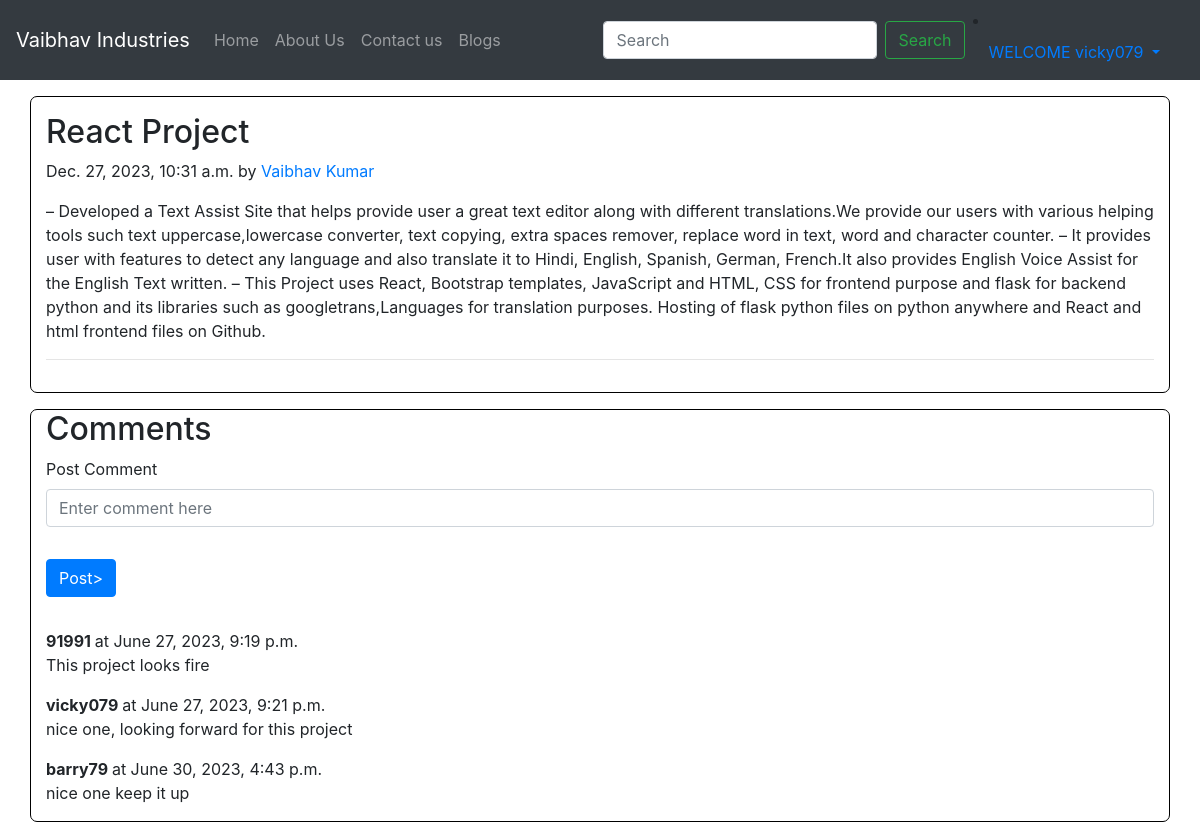
/blog/Text-Assist (signed in), run on the app's committed database.
### vaibhav_app/models.py (models this page shows, shortened)
class Post(models.Model):
    sno=models.AutoField(primary_key=True)
    title=models.CharField(max_length=255)
    author=models.CharField(max_length=14)
    slug=models.CharField(max_length=130)
    timeStamp=models.DateTimeField(blank=True)
    content=models.TextField()

class BlogComment(models.Model):
    sno= models.AutoField(primary_key=True)
    comment=models.TextField()
    user=models.ForeignKey(User, on_delete=models.CASCADE)          # For User "from django.contrib.auth.models import User"from django.utils.timezone import now
    post=models.ForeignKey(Post, on_delete=models.CASCADE)
    parent=models.ForeignKey('self',on_delete=models.CASCADE, null=True )
    timestamp= models.DateTimeField(default=now)                    # For now from django.utils.timezone import now

### vaibhav_app/views.py (the view)
# urls.py: path('blog/<str:slug>', views.blogPost, name='blogPost'),
def blogPost(request, slug):
    post=Post.objects.filter(slug=slug).first()
    comments= BlogComment.objects.filter(post=post)
    context={'post':post, 'comments': comments}
    return render(request, "blogPost.html", context)

### templates/blogPost.html (shortened to what this page needs)
{% extends 'base.html' %}
{% block body %}
<div class="container my-3 py-3" style="background-color:white; border: 1px solid black; border-radius:7px">
<div class="blog-post">
        <h2 class="blog-post-title">{{post.title}}</h2>
        <p class="blog-post-meta">{{post.timeStamp}} by <a href="/about">{{post.author}}</a></p>
        <p>{{post.content}}</p>
        <hr>
    </div>
</div>
<div class="container my-3" style="background-color:white; border: 1px solid black; border-radius:7px">
    <h2> Comments</h2>
    <form action="/postComment" method="post">
        <div class="form-group">
            <label for="exampleInputEmail1">Post Comment </label>
            <input type="text" class="form-control" name="comment" placeholder="Enter comment here">
        </div>
        <button type="submit" class="btn btn-primary my-3">Post> </button>
    </form>
    {% for comment in comments %}
    <div class="row my-3">
        <div class="col ">
        <b> {{comment.user.username}} </b> at {{comment.timestamp}}
        <div>   {{comment.comment}} </div>
    </div>
    </div>
    {% endfor %}
</div>
 {% endblock %}

### templates/base.html (shortened to what this page needs)
<!doctype html>
<html lang="en">
  <head>
    <link rel="stylesheet" href="https://stackpath.bootstrapcdn.com/bootstrap/4.4.1/css/bootstrap.min.css">
  </head>
  <body>
<nav class="navbar navbar-expand-lg navbar-dark bg-dark">
  <a class="navbar-brand" href="#">Vaibhav Industries</a>
  <div class="collapse navbar-collapse" id="navbarSupportedContent">
    <ul class="navbar-nav mr-auto">
      <li class="nav-item {% block homeactive %}{% endblock homeactive %}">
        <a class="nav-link" href="/">Home <span class="sr-only">(current)</span></a>
      </li>
      <li class="nav-item {% block aboutactive %}{% endblock aboutactive %}">
        <a class="nav-link" href="/about">About Us</a>
      </li>
      <li class="nav-item {% block contactactive %}{% endblock contactactive %}">
        <a class="nav-link" href="/contacts">Contact us</a>
      </li>
      <li class="nav-item {% block blogactive %}{% endblock blogactive %}">
        <a class="nav-link" href="/blog">Blogs</a>
      </li>
    </ul>
    <form method="get" action="/search" class="form-inline mr-2">
      <input class="form-control mr-sm-2" type="search" placeholder="Search" aria-label="Search" name="query" id="query">
      <button class="btn btn-outline-success my-2 my-sm-0" type="submit" >Search</button>
    </form>
    {% if user.is_authenticated %}
    <li class="nav-item dropdown mr-2">
      <a class="nav-link dropdown-toggle" href="#" id="navbarDropdown" role="button" data-toggle="dropdown" aria-haspopup="true" aria-expanded="false">
        WELCOME {{request.user}}
      </a>
    </li>
    </div>
    {% endif %}
</nav>
{% block body %} {% endblock body %}
  </body>
</html>

### data on the page
Post: title "React Project", timeStamp "Dec. 27, 2023, 10:31 a.m.", author "Vaibhav Kumar", content "– Developed a Text Assist Site that helps provide user a great text editor along with different translations.We provide our users with various helping tools such text uppercase,lowercase converter, text copying, extra spaces remover, replace word in text, word and character counter. – It provides user with features to detect any language and also translate it to Hindi, English, Spanish, German, French.It also provides English Voice Assist for the English Text written. – This Project uses React, Bootstrap templates, JavaScript and HTML, CSS for frontend purpose and flask for backend python and its libraries such as googletrans,Languages for translation purposes. Hosting of flask python files…"
BlogComment: user.username "91991", timestamp "June 27, 2023, 9:19 p.m.", comment "This project looks fire"
BlogComment: user.username "vicky079", timestamp "June 27, 2023, 9:21 p.m.", comment "nice one, looking forward for this project"
BlogComment: user.username "barry79", timestamp "June 30, 2023, 4:43 p.m.", comment "nice one keep it up"

### other printed values
{{ request.user }} "vicky079"
